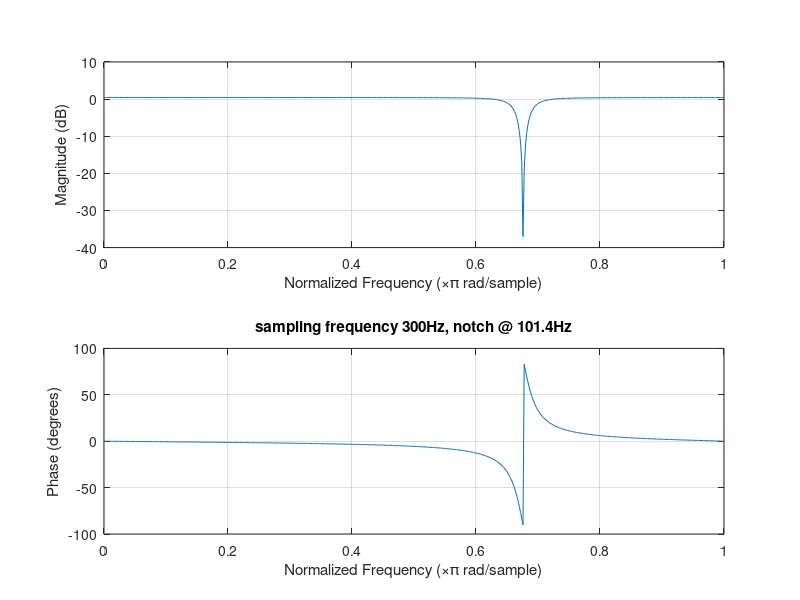

MATLAB code to generate this figure: (Note: this script raises an error after producing the figure.)

%%%%%%%%%%%%%%%%%%%%%%%%%%%%%%%%%%%%%%%%%%%%%%%%%%%%%%%%%%%%%%%%%%%%%%%%%
close all
fs = 300;  % Sampling frequency
f = 101.4;   % Location of notch

r = 0.95;  % Control parameter. 0 < r < 1.

A = ones(3,1);
B = A;

cW = cos(2*pi*f/fs);

A(2) = -2*r*cW;
A(3) = r^2;
B(2)= -2*cW;


% A = p_values;
% B = z_values;

figure(1); % look at the frequency response of the filter
freqz(B,A);
title('sampling frequency 300Hz, notch @ 101.4Hz');

figure(2);
plot(1:length(ecgsig), ecgsig)
%plot(ecgsig);
figure(3)
spectrogram(ecgsig)
title('Original Signal');
cleaned = filter(B, A, ecgsig);

figure(4);
plot(1:length(ecgsig), cleaned)
%plot(cleaned)
figure(5);
spectrogram(cleaned)
title('Cleaned Signal');

%now use poly() to get the IIR coefficients
%poly([(-0.5220 + 0.8529i) (-0.5220 - 0.8529i) (-0.4959 + 0.8103i) (-0.4959
%- 0.8103i)]);

%what that does is takes in [z p] roots exported from PeZdemo to get the
%coefficients of the IIR difference equation.











































%%%%%%%%%%%%%%%%%%%%%%%%%%%%%%
%{
What this filter does, is that it puts a zero exatly on the unit circle

at the 101.4 Hz line. The zero removes the line at 101.4 Hz, but pulls
down the surounding frequencies too. To counter that, a pole
is put just inside the unit circle to push the frequency
response back up.

The notch is put on the nominal location of the interfering line
by choosing the ratio f/fs. The width of the notch is controlled
by the parameter r.

This approach ought to give a little better control and leeway
than setting the spectrum coefficient to 0.
%}